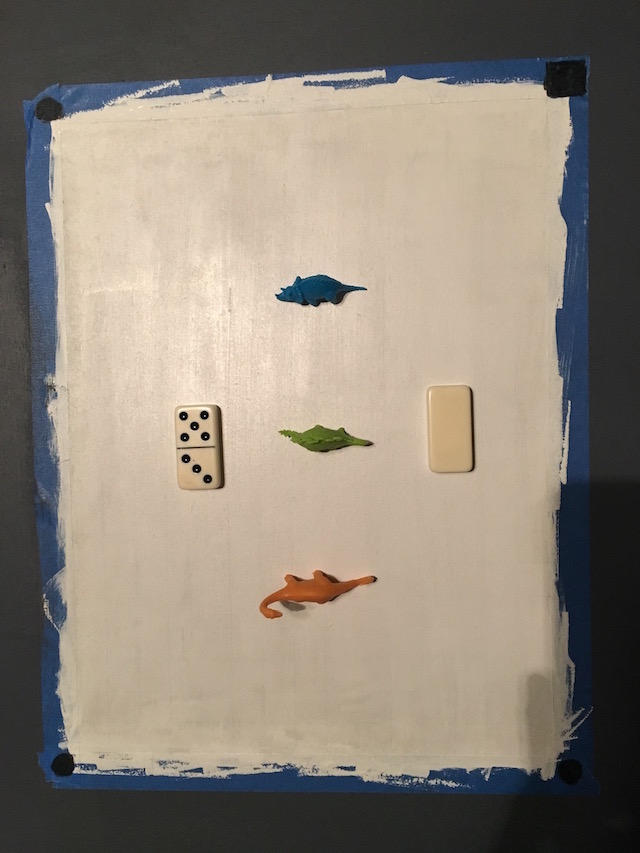
#> input picture board.jpg, 640 x 853 px
$ python realtime-img.py board.jpg   (older library calls are emulated)
#> lines starting #> are read from the running program, lines starting #| are printed output that depends on the picture; after the words box and inside, x2 and y2 are one past the last pixel; in counts of white or black regions, pixels touching at a corner belong together
### lib/compositor.py
import cv2
import numpy as np


class compositor:
    composited_img = None
    def __init__(self):
        self.composited_img = None


    def push(self, img, invert=False):
        img = img.copy()
        if invert == True:
            img = cv2.bitwise_not(img, img)
        if self.composited_img == None:
            self.composited_img = img
        else:
            self.composited_img = cv2.bitwise_and(img, self.composited_img)

    def mask(self, msk):
        self.composited_img = cv2.bitwise_and(self.composited_img, self.composited_img, mask=msk)

    def reset(self):
        composited_img = None

### realtime-img.py
#!/usr/bin/env python2
import sys
import os
import cv2
import numpy as np
sys.path.append(os.getcwd() + "/lib")
import compositor
import heapq

def nothing(x):
    pass
# Creating a window for later use
cv2.namedWindow('result')

# Creating track bar
cv2.createTrackbar('h', 'result',0,179,nothing)
#> slider 'h' is set to 59
cv2.createTrackbar('hw', 'result',179,179,nothing)
cv2.createTrackbar('s', 'result',0,255,nothing)
#> slider 's' is set to 85
cv2.createTrackbar('sw', 'result',255,255,nothing)
cv2.createTrackbar('v', 'result',0,255,nothing)
#> slider 'v' is set to 85
cv2.createTrackbar('vw', 'result',255,255,nothing)

frame = cv2.imread(sys.argv[1])
#> frame is the input picture: shape (853, 640, 3); mean B, G, R 120.6, 133.1, 142.8

while(1):
    #converting to HSV
    hsv = cv2.cvtColor(frame,cv2.COLOR_BGR2HSV)
#> hsv: shape (853, 640, 3); mean H, S, V 29.7, 49, 146.7

    # get info from track bar and appy to result
    hw = cv2.getTrackbarPos('hw','result')
    sw = cv2.getTrackbarPos('sw','result')
    vw = cv2.getTrackbarPos('vw','result')
    h = cv2.getTrackbarPos('h','result')
    s = cv2.getTrackbarPos('s','result')
    v = cv2.getTrackbarPos('v','result')

    # Normal masking algorithm
    lower_filter = np.array([h,s,v])
    upper_filter = np.array([hw,sw,vw])

    mask = cv2.inRange(hsv,lower_filter, upper_filter)
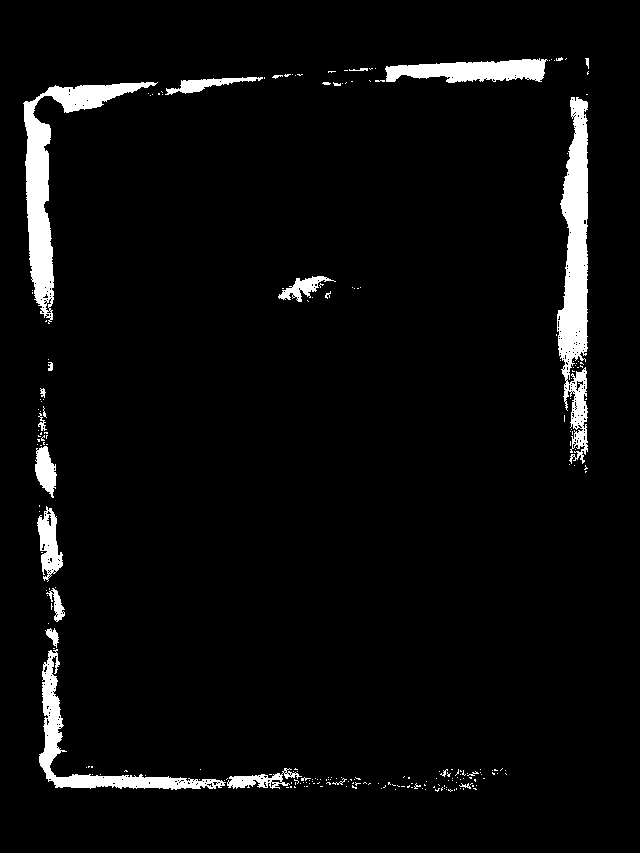
#> mask: shape (853, 640); 4.4% white; 234 white regions (209 under 20 px)

    comp = compositor.compositor()
    comp.push(frame)
    comp.mask(mask)
#> in mask, `self.composited_img = cv2.bitwise_and(self.composited_img, self.compos..`:
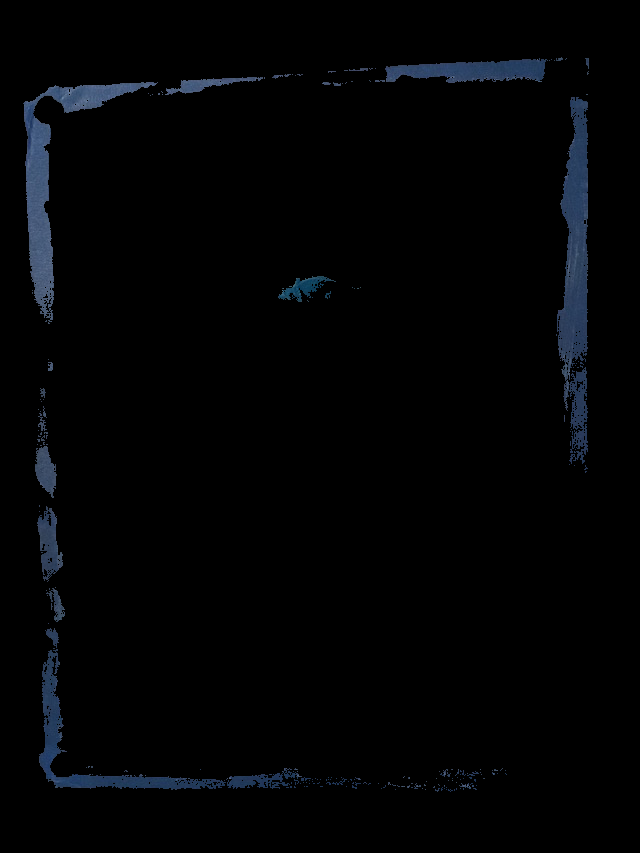
#> self.composited_img: shape (853, 640, 3); mean B, G, R 4.5, 3.2, 2.3

    (contours, cnts, _) = cv2.findContours(mask.copy(),
                                           cv2.RETR_EXTERNAL,
                                           cv2.CHAIN_APPROX_SIMPLE)
#> cnts = 234 contours, 220 with area under 20; largest, box (x1, y1, x2, y2) and area: (557, 97, 588, 464) 6582, (23, 82, 158, 324) 5662, (39, 649, 226, 790) 3254, (385, 58, 548, 83) 2499, (37, 506, 63, 582) 1016
    areas = heapq.nlargest(4, cnts, key=cv2.contourArea)
#> areas = 4 contours; box (x1, y1, x2, y2) and area: (557, 97, 588, 464) 6582, (23, 82, 158, 324) 5662, (39, 649, 226, 790) 3254, (385, 58, 548, 83) 2499
    for c in areas:
        peri = cv2.arcLength(c, True)
        approx = cv2.approxPolyDP(c, 0.05 * peri, True)
        cv2.drawContours(comp.composited_img, [approx], -1, (0, 255, 0), 4)
#> this loop made 4 passes
#> (peri, approx) on passes 1 to 4: (1266.8, [[571, 97], [582, 463]]), (861.5, [[157, 82], [23, 103], [48, 323], [34, 106]]), (869.3, [[48, 651], [55, 787], [224, 785], [56, 777]]), (432.2, [[547, 60], [386, 81]])
    cv2.imshow('result', comp.composited_img)

    k = cv2.waitKey(5) & 0xFF
#> (key Esc is pressed here)
    if k == 27:
        break

cv2.destroyAllWindows()
